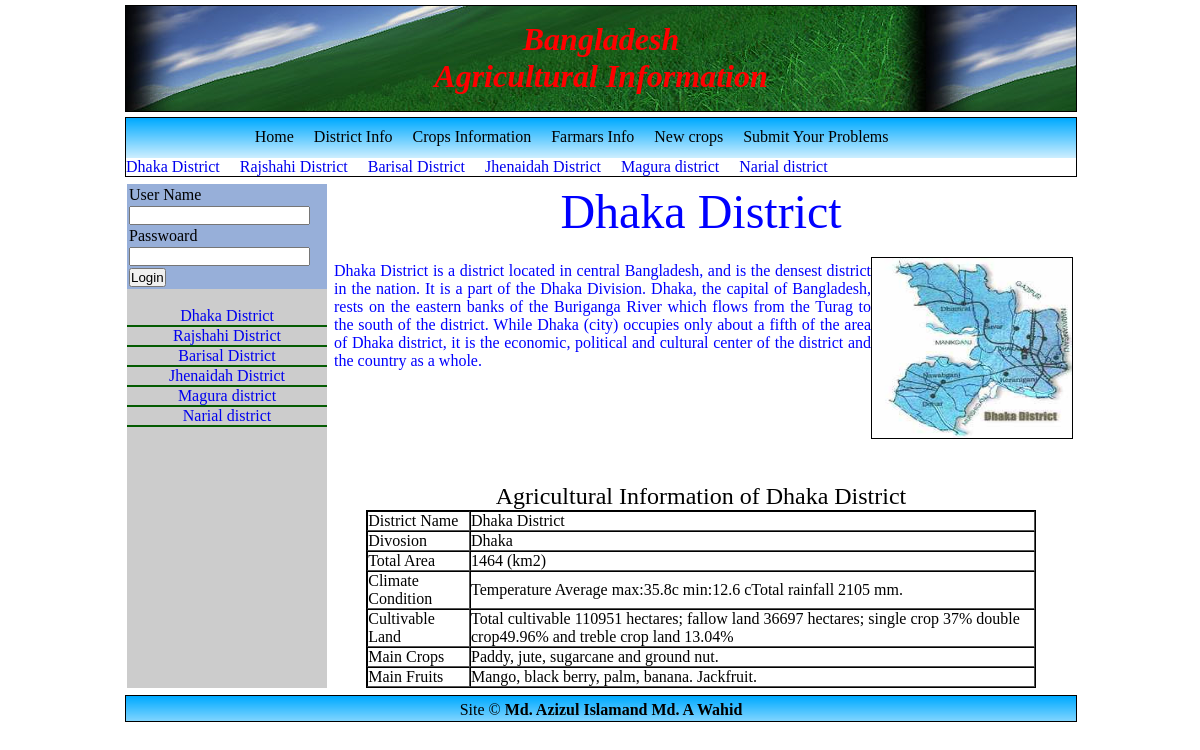
The app's page /DisplaydistrictInfo.php?district_id=1 with its own data.
### tables this page shows
CREATE TABLE `districtinfo` (
  `id` int(5) NOT NULL auto_increment,
  `districtName` varchar(20) NOT NULL,
  `division` varchar(20) NOT NULL,
  `area` varchar(10) NOT NULL,
  `image` varchar(30) default NULL,
  PRIMARY KEY  (`id`)
);

CREATE TABLE `districtdescription` (
  `id` int(11) NOT NULL auto_increment,
  `districtInfo` text,
  `climate` text,
  `landuse` text,
  `maincrop` text,
  `mainfruit` text,
  PRIMARY KEY  (`id`)
);

### DisplayDistrictInfo.php (the view, shortened to what this page needs)
<?php
include("includes/header.php");
?>
<?php
		$link=connect_db();
		$sql="SELECT * FROM districtinfo";
		$result=mysql_query($sql,$link);
		while($row=mysql_fetch_array($result))
		{
		echo "<a style='text-decoration:none; text-align:justify;' href='DisplaydistrictInfo.php?district_id=$row[id]'>$row[districtName]</a><br><hr color='#045B02'>";
		}
		?>
</td>
<td  height="365" background="images/untitled.JPG" align="left" valign="top" >
		<?php
		$district_id=$_GET['district_id'];
		$link=connect_db();
$sql="SELECT a.id, a.districtName, a.image,a.area,a.division, b.districtInfo,b.climate,b.landuse,b.maincrop,b.mainfruit FROM districtinfo a, districtdescription b WHERE a.id=b.id and a.id=".$district_id;
		$result=mysql_query($sql,$link);
		while($row=mysql_fetch_array($result))
		{
		echo "<p><center><font size='12' color='blue'>$row[districtName]</font></center><br>";
		echo"<div style='margin-left:5px;'><img  width='200px' height='180px'  align='right' class='magnify' border='1'   src='images/$row[image]' /></div>";
		echo "<div style='text-align:justify; margin:5px;'><font color='blue'>".$row['districtInfo']."</font></div>";
		echo"</p><br><br><br><br><br><br>";
		echo "<font size='5'><center>Agricultural Information of $row[districtName]</center></font>";
		echo"<center><table class='style'  cellpadding='10' cellspacing='0'border='thin solid #000000'><tr><td>District Name</td><td>$row[districtName]</td></tr><tr> <td>Divosion</td><td>$row[division]</td></tr><tr> <td>Total Area</td><td>$row[area]</td></tr><tr> <td>Climate Condition</td><td>$row[climate]</td></tr><tr> <td>Cultivable Land</td><td>$row[landuse]</td></tr><tr> <td>Main Crops</td><td>$row[maincrop]</td></tr><tr> <td>Main Fruits</td><td>$row[mainfruit]</td></tr></table></center>";
		}
		?>
<?php
include("includes/footer.php");
?>

### includes/header.php (shortened to what this page needs)
<html>
   <head>
   </head>
   <link rel="stylesheet" href="includes/styleshit.css" type="text/css">
 <body>
	<div id="page">
	   <div id="header">
		<h1><i>Bangladesh<br>Agricultural Information</i></h1>
	   </div>
	   <div id="horzmenu">
		<div style="width:75%;margin:auto;">
		<ul>
		   <li><a href="index.php">Home</a></li>
		   <li><a href="districtinfo.php">District Info</a></li>
		   <li><a href="cropsinfo.php">Crops Information</a></li>
		   <li><a href="farmarInfo.php">Farmars Info</a></li>
		   <li><a href="newcrops.php">New crops</a></li>
		   <li><a href="FarmarsProblems.php">Submit Your Problems</a></li>
		</ul>
		</div>
           </div>
	   <div id="text" style="width:100%;margin-bottom:5px;border:solid black thin;border-top:none; text-decoration:none;"><MARQUEE WIDTH=100% BEHAVIOR=SCROLL BGColor=lightblue loop="-1" onMouseUp="stop"><font color="#B50423">
	   <?php
		$link=connect_db();
		$sql="SELECT * FROM districtinfo";
		$result=mysql_query($sql,$link);
		while($row=mysql_fetch_array($result))
		{
		echo "<a style='text-decoration:none' href='DisplaydistrictInfo.php?district_id=$row[id]'>$row[districtName] &nbsp;&nbsp;&nbsp;&nbsp;</a>";
		}
		?>
	  </font> </MARQUEE></div>
 <table width="100%" height="365px" border="0"  cellpadding="5">
<tr><td width="200" height="365" bgcolor="#CCCCCC" valign="top" align="center">
<form action="login.php" method="post">
<table class="login"><tr><td>User Name</td></tr>
<tr><td><input type="text" name="userName"></td></tr>
<tr><td>Passwoard</td></tr><tr><td><input type="password" name="password"></td></tr>
<tr><td><input type="submit" value="Login"></td></tr>
</table>
</form>
<br>

### includes/styleshit.css (style rules this page uses)
* { margin:0; padding:0; }
#page { width:950px; height: auto; margin:auto; }
#header { margin-top:5px; width:100%; height:90px; padding-top:15px; text-align:center; margin-bottom:5px; border: solid black thin; background-color:lightgreen; background-image: url(../images/header_bg.jpg); background-repeat:repeat; }
#header h1 { color:red; }
#horzmenu { width:100%; height:30px; padding-top:10px; text-align:center; border:solid black thin; background-color:skyblue; background-image: url("images/menu.png"); background-repeat:repeat; border-bottom:none; }
#horzmenu ul li { list-style-type: none; float:left; margin-left:10px; margin-right:10px; text-decoration:none; }
#horzmenu ul li a { color:black; font-size:16px; text-decoration:none; }

### includes/header.php (style rules this page uses)
.login { background: #97AFD9; width:100%; }

### DisplayDistrictInfo.php (style rules this page uses)
.style { width:90%; border:thin solid #000000; font:"Times New Roman", Times, serif; font-size: 16px; }

### records on screen
districtinfo: districtName "Dhaka District", image (picture), districtdescription.districtInfo "Dhaka District is a district located in central Bangladesh, and is the densest district in the nation. It is a part of the Dhaka Division. Dhaka, the capital of Bangladesh, rests on the eastern banks of the Buriganga River which flows from the Turag to the south of the district. While Dhaka (city) occupies only about a fifth of the area of Dhaka district, it is the economic, political and cultural center of the district and the country as a whole.", division "Dhaka", area "1464 (km2)", districtdescription.climate "Temperature Average max:35.8c min:12.6 cTotal rainfall 2105 mm.", districtdescription.landuse "Total cultivable 110951 hectares; fallow land 36697 hectares; single crop 37% double crop49.96% and treble crop land 13.04%", districtdescription.maincrop "Paddy, jute, sugarcane and ground nut.", districtdescription.mainfruit "Mango, black berry, palm, banana. Jackfruit."
districtinfo: districtName "Rajshahi District"
districtinfo: districtName "Barisal District"
districtinfo: districtName "Jhenaidah District"
districtinfo: districtName "Magura district"
districtinfo: districtName "Narial district"
